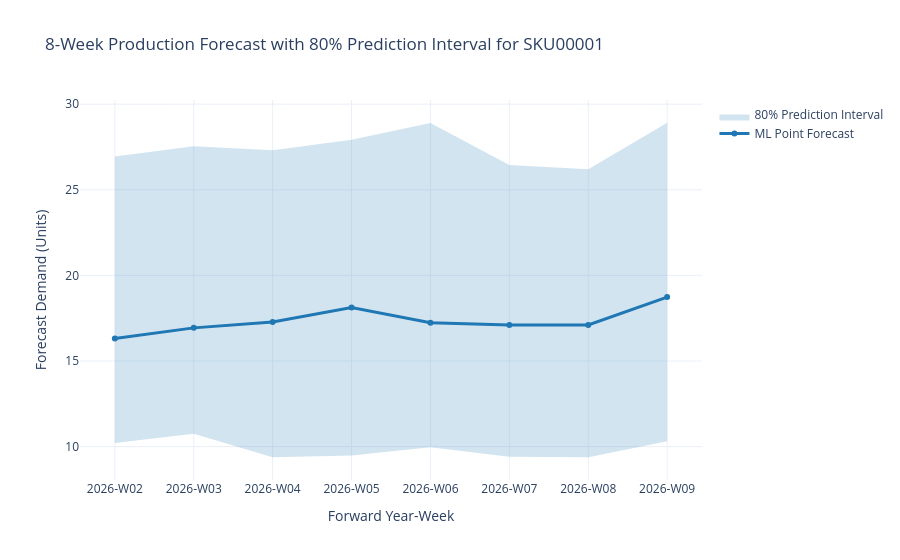

Write notebook code for a chart like this one.
### Markdown cell above
## 3. Production Forecast Visualization

We load the out-of-sample forward 8-week production forecast (`artifacts/forecasts/forecast_8w.parquet`) and plot the point prediction and 80% confidence interval band.

### Code cell
prod_forecast = pd.read_parquet(forecasts_dir / 'forecast_8w.parquet')
sample_sku = prod_forecast['sku_id'].iloc[0]
sku_fc = prod_forecast[prod_forecast['sku_id'] == sample_sku].sort_values('year_week')

fig = go.Figure()

# Upper and Lower bound ribbon
fig.add_trace(go.Scatter(
    x=list(sku_fc['year_week']) + list(sku_fc['year_week'])[::-1],
    y=list(sku_fc['forecast_q90']) + list(sku_fc['forecast_q10'])[::-1],
    fill='toself',
    fillcolor='rgba(31, 119, 180, 0.2)',
    line=dict(color='rgba(255,255,255,0)'),
    hoverinfo="skip",
    showlegend=True,
    name='80% Prediction Interval'
))

# Point forecast
fig.add_trace(go.Scatter(
    x=sku_fc['year_week'],
    y=sku_fc['forecast'],
    mode='lines+markers',
    line=dict(color='rgb(31, 119, 180)', width=3),
    name='ML Point Forecast'
))

fig.update_layout(
    title=f"8-Week Production Forecast with 80% Prediction Interval for {sample_sku}",
    xaxis_title="Forward Year-Week",
    yaxis_title="Forecast Demand (Units)",
    template="plotly_white"
)
fig.show()

### Figure 1 — Plotly figure (JSON) as saved in the notebook; plotly's stock layout.template omitted (floating-point values rounded to 4 significant figures)
{"data": [{"fill": "toself", "fillcolor": "rgba(31, 119, 180, 0.2)", "hoverinfo": "skip", "line": {"color": "rgba(255,255,255,0)"}, "name": "80% Prediction Interval", "showlegend": true, "type": "scatter", "x": ["2026-W02", "2026-W03", "2026-W04", "2026-W05", "2026-W06", "2026-W07", "2026-W08", "2026-W09", "2026-W09", "2026-W08", "2026-W07", "2026-W06", "2026-W05", "2026-W04", "2026-W03", "2026-W02"], "y": [26.94, 27.54, 27.32, 27.93, 28.9, 26.45, 26.21, 28.92, 10.31, 9.385, 9.4, 9.967, 9.478, 9.377, 10.74, 10.21]}, {"line": {"color": "rgb(31, 119, 180)", "width": 3}, "mode": "lines+markers", "name": "ML Point Forecast", "type": "scatter", "x": ["2026-W02", "2026-W03", "2026-W04", "2026-W05", "2026-W06", "2026-W07", "2026-W08", "2026-W09"], "y": [16.31, 16.93, 17.28, 18.13, 17.23, 17.1, 17.1, 18.73]}], "layout": {"title": {"text": "8-Week Production Forecast with 80% Prediction Interval for SKU00001"}, "xaxis": {"title": {"text": "Forward Year-Week"}}, "yaxis": {"title": {"text": "Forecast Demand (Units)"}}}}
